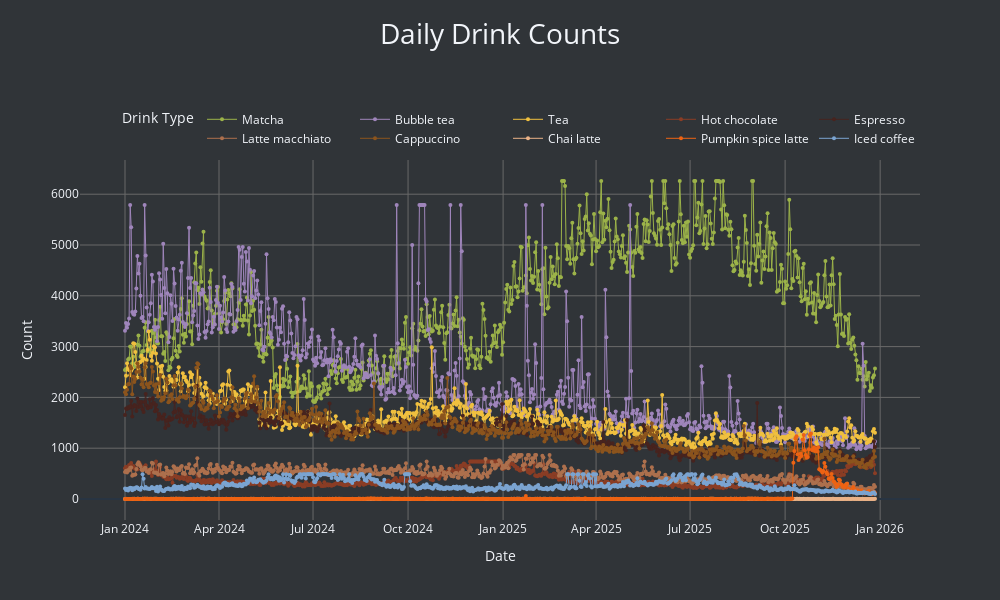

The cell this chart's notebook holds for it:
### Markdown cell above
### More recent

### Code cell
data_prep2 = data_prep2[data_prep2["Date"] >= "2024-01-01"]

fig = go.Figure()

drinks = data_prep2.columns[1:]
colours = ['#9CB349', '#9f85bb', '#f0c03f', "#8a3d25", "#47231e", "#AD704D", "#8b541d", "#eab287", "#ed6313", "#7ba4d1"]

for i, drink in enumerate(drinks):
    fig.add_trace(go.Scatter(
        x=data_prep2["Date"],
        y=data_prep2[drink],
        mode='lines+markers',
        name=drink,
        line=dict(
            color=colours[i],
            dash='solid',
            width=1
        ),
        marker=dict(size=4)
    ))

fig.update_layout(
    title=dict(
        text="Daily Drink Counts",
        font=dict(size=28),
        x=0.5,
        y=0.96
    ),
    xaxis_title="Date",
    yaxis_title="Count",
    template="plotly_dark",
    legend=dict(
        title="Drink Type",
        orientation="h",
        yanchor="bottom",
        y=1.02,
        xanchor="right",
        x=1
    ),
    xaxis=dict(showgrid=True, gridcolor='dimgrey'),
    yaxis=dict(showgrid=True, gridcolor='dimgrey'),
    plot_bgcolor='#303438',
    paper_bgcolor='#303438',
    width=1000, height=600,
    margin=dict(t=160)
)

fig.show()

### Figure 1 — Plotly figure (JSON) as saved in the notebook; plotly's stock layout.template omitted (floating-point values rounded to 4 significant figures; data arrays with more than 128 entries replaced by an {"elided": "..."} marker saying what was removed)
{"data": [{"line": {"color": "#9CB349", "dash": "solid", "width": 1}, "marker": {"size": 4}, "mode": "lines+markers", "name": "Matcha", "type": "scatter", "x": {"elided": "727 str values"}, "y": {"elided": "727 int values"}}, {"line": {"color": "#9f85bb", "dash": "solid", "width": 1}, "marker": {"size": 4}, "mode": "lines+markers", "name": "Bubble tea", "type": "scatter", "x": {"elided": "727 str values"}, "y": {"elided": "727 int values"}}, {"line": {"color": "#f0c03f", "dash": "solid", "width": 1}, "marker": {"size": 4}, "mode": "lines+markers", "name": "Tea", "type": "scatter", "x": {"elided": "727 str values"}, "y": {"elided": "727 int values"}}, {"line": {"color": "#8a3d25", "dash": "solid", "width": 1}, "marker": {"size": 4}, "mode": "lines+markers", "name": "Hot chocolate", "type": "scatter", "x": {"elided": "727 str values"}, "y": {"elided": "727 int values"}}, {"line": {"color": "#47231e", "dash": "solid", "width": 1}, "marker": {"size": 4}, "mode": "lines+markers", "name": "Espresso", "type": "scatter", "x": {"elided": "727 str values"}, "y": {"elided": "727 int values"}}, {"line": {"color": "#AD704D", "dash": "solid", "width": 1}, "marker": {"size": 4}, "mode": "lines+markers", "name": "Latte macchiato", "type": "scatter", "x": {"elided": "727 str values"}, "y": {"elided": "727 int values"}}, {"line": {"color": "#8b541d", "dash": "solid", "width": 1}, "marker": {"size": 4}, "mode": "lines+markers", "name": "Cappuccino", "type": "scatter", "x": {"elided": "727 str values"}, "y": {"elided": "727 int values"}}, {"line": {"color": "#eab287", "dash": "solid", "width": 1}, "marker": {"size": 4}, "mode": "lines+markers", "name": "Chai latte", "type": "scatter", "x": {"elided": "727 str values"}, "y": {"elided": "727 int values"}}, {"line": {"color": "#ed6313", "dash": "solid", "width": 1}, "marker": {"size": 4}, "mode": "lines+markers", "name": "Pumpkin spice latte", "type": "scatter", "x": {"elided": "727 str values"}, "y": {"elided": "727 int values"}}, {"line": {"color": "#7ba4d1", "dash": "solid", "width": 1}, "marker": {"size": 4}, "mode": "lines+markers", "name": "Iced coffee", "type": "scatter", "x": {"elided": "727 str values"}, "y": {"elided": "727 int values"}}], "layout": {"height": 600, "legend": {"orientation": "h", "title": {"text": "Drink Type"}, "x": 1, "xanchor": "right", "y": 1.02, "yanchor": "bottom"}, "margin": {"t": 160}, "paper_bgcolor": "#303438", "plot_bgcolor": "#303438", "title": {"font": {"size": 28}, "text": "Daily Drink Counts", "x": 0.5, "y": 0.96}, "width": 1000, "xaxis": {"gridcolor": "dimgrey", "showgrid": true, "title": {"text": "Date"}}, "yaxis": {"gridcolor": "dimgrey", "showgrid": true, "title": {"text": "Count"}}}}
